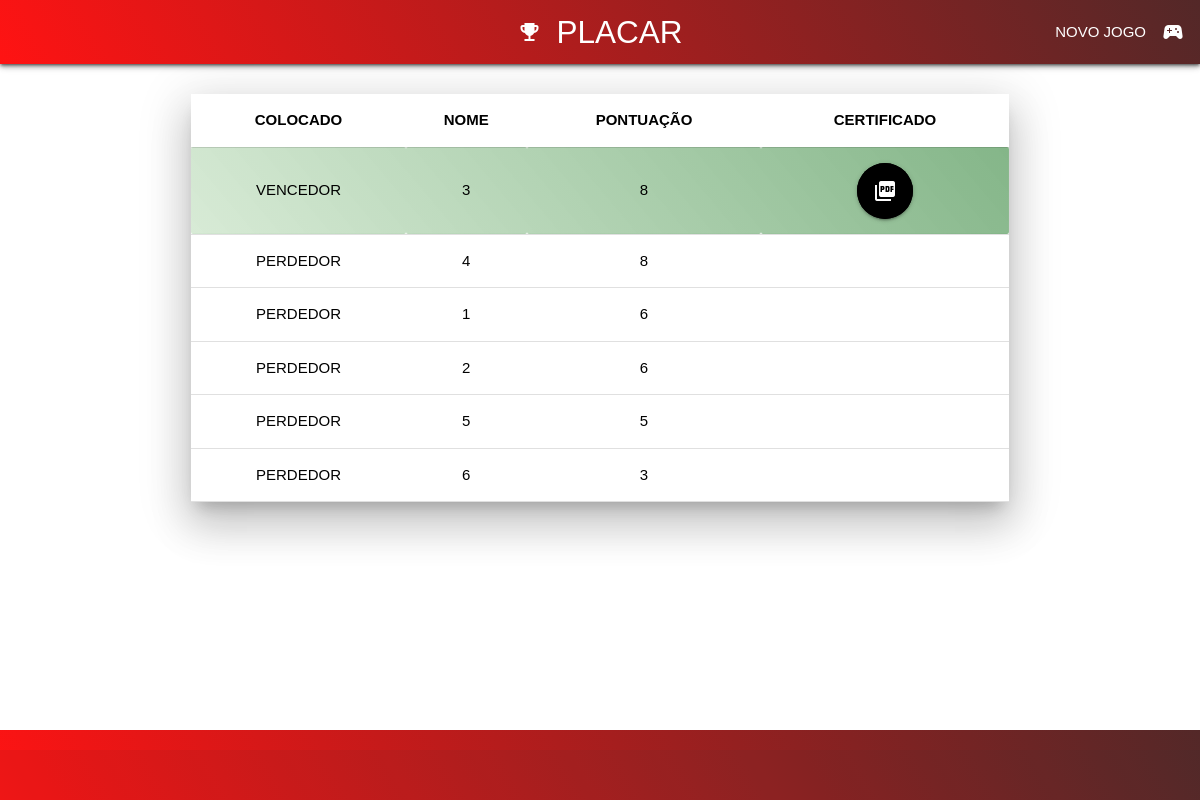
The app's page /desistir/38/ with its own data.
### new_game/models.py (models this page shows, shortened)
class Jogador(models.Model):
    nome_completo = models.CharField("Nome completo do jogador:", max_length=20, null=False, blank=False)
    pontuacao = models.IntegerField("Pontuação:", null=False, default=0)
    jogo = models.ForeignKey(Jogo,on_delete = models.CASCADE)
    class Meta:
        verbose_name = "Jogador"
        verbose_name_plural = "Jogadores"
        db_table = "new_game_jogador"

### new_game/views.py (the view)
# urls.py: path('desistir/<int:id_jogo>/',sair, name='desistir'),
def sair(request,id_jogo):
    objJogo = Jogo.objects.get(pk=id_jogo)
    listUsuarios = Jogador.objects.filter(jogo=objJogo).order_by('-pontuacao')
    vencedor = listUsuarios[0]
    context = {
        "nome_pagina":"PLACAR",
        "listUsuarios" : listUsuarios,
        "vencedor" : vencedor,
    }
    return render(request,"gerar_pdf.html",context)

### templates/gerar_pdf.html (shortened to what this page needs)
{%extends "base.html"%}
{% load materializecss %}
{% block nav %}
    <nav>
        <div class=" z-depth-2 red nav-wrapper" style="background: linear-gradient(60deg,#ff1313,#532828);">
            <a href="#!" class="brand-logo center"><i class="material-icons">emoji_events</i>{{nome_pagina}}</a>
            <ul class="right hide-on-med-and-down">
                <li><a
                   href="{% url 'cadastrar_jogo' %}">
                    <i class="material-icons right">sports_esports</i>
                    NOVO JOGO
                </a></li>
            </ul>
        </div>
    </nav>
{% endblock %}
{%block conteudo%}
<main>
    <div class=" row container margin" >
        <div class="col s12">
            <table class=" black-text z-depth-5 centered responsive-table">
                        <thead>
                            <tr>
                                <th>COLOCADO</th>
                                <th>NOME</th>
                                <th>PONTUAÇÃO</th>
                                <th>CERTIFICADO</th>
                            </tr>
                        </thead>
                    {%for jogador in listUsuarios%}
                        <tbody>
                            {% if jogador == vencedor%}
                                <tr style="background: linear-gradient(50deg,#8fc58a59,#02680b7c);" >
                                    <td>VENCEDOR</td>
                                    <td>{{jogador.nome_completo}}</td>
                                    <td>{{jogador.pontuacao}}</td>
                                    <td>
                                        <a class="btn-floating btn-large waves-effect waves-light black pulse"><i class="material-icons">picture_as_pdf</i></a>
                                    </td>
                                </tr>
                            {% else %}
                                <tr>
                                    <td>PERDEDOR</td>
                                    <td>{{jogador.nome_completo}}</td>
                                    <td>{{jogador.pontuacao}}</td>
                                </tr>
                            {% endif %}
                        </tbody>
                    {%endfor%}
                  </table>
            </div>
        </div>
</main>
{%endblock conteudo%}

### static/css/custom.css (style rules this page uses)
.margin { margin-top: 30px; }
body { display: flex; min-height: 100vh; flex-direction: column; }
main { flex: 1 0 auto; }
html { font-family: GillSans, Calibri, Trebuchet, sans-serif; }

### records on screen
Jogador: nome_completo "3", pontuacao "8"
Jogador: nome_completo "4", pontuacao "8"
Jogador: nome_completo "1", pontuacao "6"
Jogador: nome_completo "2", pontuacao "6"
Jogador: nome_completo "5", pontuacao "5"
Jogador: nome_completo "6", pontuacao "3"

### other values on screen
{{ nome_pagina }} "PLACAR"
